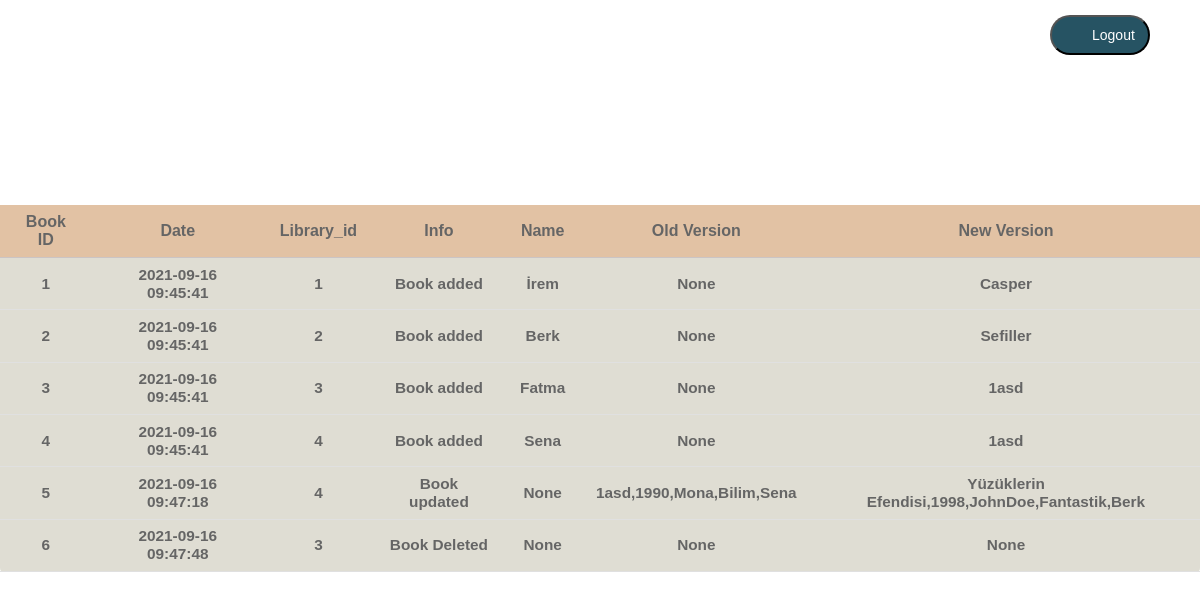
Page /log on the earlier database version.
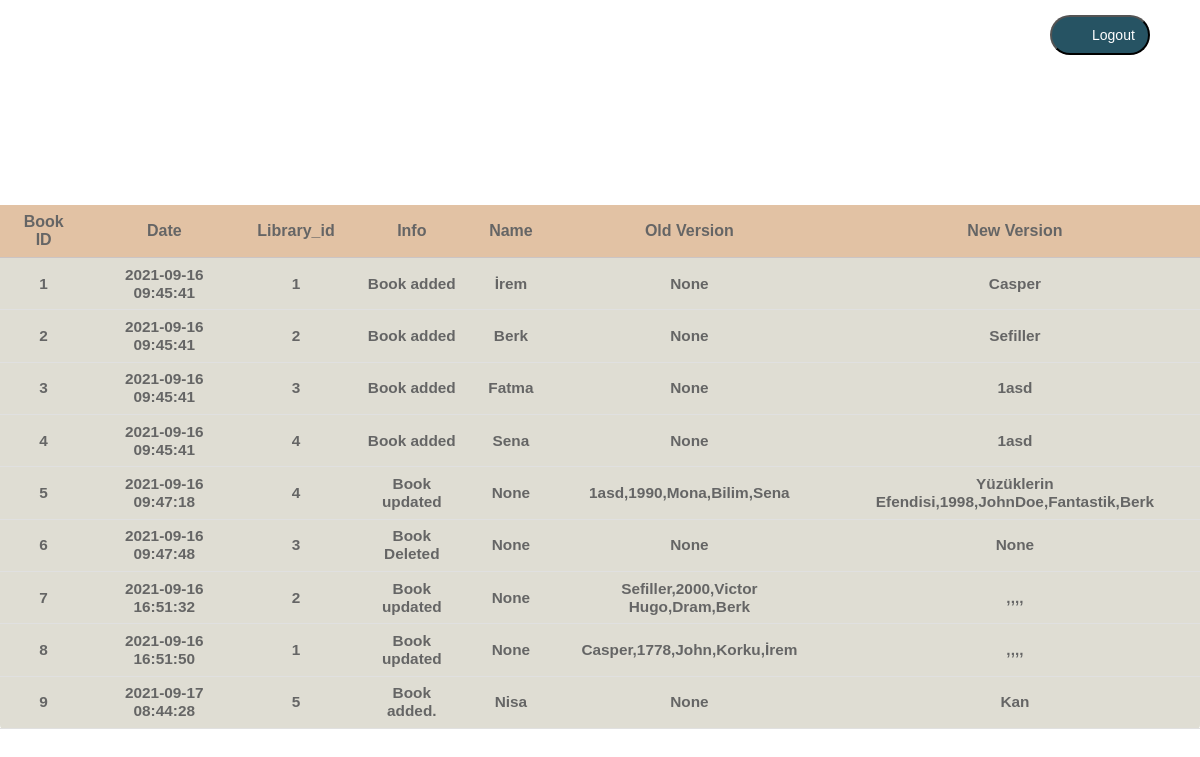
Same page on the later database version.
### db/library.py (models this page shows, shortened)
class Log(db.Model):
    BookID_log=db.Column(db.Integer,primary_key=True)
    Date=db.Column(db.String,nullable=False)
    Library_id=db.Column(db.Integer,db.ForeignKey('library.BookID'))
    Info=db.Column(db.String)
    Name=db.Column(db.String)
    OldVersion=db.Column(db.String)
    NewVersion=db.Column(db.String)

### app.py (the view)
@app.route("/log",methods=["GET","POST"])
def log():
    return render_template("log.html",logrecords=logrecords)

### templates/log.html (shortened to what this page needs)
<!DOCTYPE html>
<html lang="en">
<head>
</head>
  <pre>
  <input type="button" onclick="window.open('http://127.0.0.1:5000/')" value="Logout" class="logout"/>
  </pre>
<body>
     <table>
        <thead>
          <tr>
            <th>Book ID</th>
			    <th>Date</th>
				<th>Library_id</th>
				<th>Info</th>
				<th>Name</th>
				<th>Old Version</th>
				<th>New Version</th>
            </tr>
        </thead>
    <tbody>
          <tr>
        {% for veri in logrecords %}
			<td>{{veri.BookID_log}}</td>
			<td>{{veri.Date}}</td>
			<td>{{veri.Library_id}}</td>
			<td>{{veri.Info}}</td>
			<td>{{veri.Name}}</td>
			<td>{{veri.OldVersion}} </td>
			<td>{{veri.NewVersion}} </td>
        </tr>
        {%endfor%}
        </tbody>
      </table>
</body>
</html>

### templates/log.html (style rules this page uses)
*, *:before, *:after { margin: 0; padding: 0; box-sizing: border-box; }
body { background-image: url("https://images.pexels.com/photos/1631677/pexels-photo-1631677.jpeg?auto=compress&cs=tinysrgb&dpr=2&h=750&w=1260"); height: 100%; font-family: 'Cambria', sans-serif; }
table { background: #cac8b7; border-radius: 0.25em; border-collapse: collapse; margin: 175px auto; opacity: 0.6; }
th { border-bottom: 1px solid #aa9e9e; background-color: #d09a68 ; font-size: 1.00em; font-weight: bold; font-family: 'Gill Sans', 'Gill Sans MT', Calibri, 'Trebuchet MS', sans-serif,bold; padding: 0.5em 1em; text-align: center; }
td { font-size: 0.96em; font-weight: 600; font-family: 'Gill Sans', 'Gill Sans MT', Calibri, 'Trebuchet MS', sans-serif; padding: 0.50em 1em; border-bottom: 1px solid #cccccc; text-align: center; }
tbody tr { transition:0.25s ease; }
.logout { background:url('https://dh3vbjnk0bnfa.cloudfront.net/static/centralauth/images/btn-login-hover.png') no-repeat 5px 5px #484B4F; width: 100px; cursor:pointer; border-radius:50px; padding:10px 20px 10px 0; color:White; font-size:14px; text-align:left; text-indent:40px; display:block; margin:0 auto; background-color: rgb(38, 83, 99); position:fixed; right:50px; -webkit-transition-timing-function: ease-in-out; -webkit-transition-duration: .4s; -webkit-transition-property: all; -moz-transition-timing-function: ease-in-out; -moz-transition-duration: .4s; -moz-transition-property: all; }

Differences in the rows shown:
added Log: BookID_log "7", Date "2021-09-16 16:51:32", Library_id "2", Info "Book updated", Name "None", OldVersion "Sefiller,2000,Victor Hugo,Dram,Berk", NewVersion ",,,,"
added Log: BookID_log "8", Date "2021-09-16 16:51:50", Library_id "1", Info "Book updated", Name "None", OldVersion "Casper,1778,John,Korku,İrem", NewVersion ",,,,"
added Log: BookID_log "9", Date "2021-09-17 08:44:28", Library_id "5", Info "Book added.", Name "Nisa", OldVersion "None", NewVersion "Kan"
